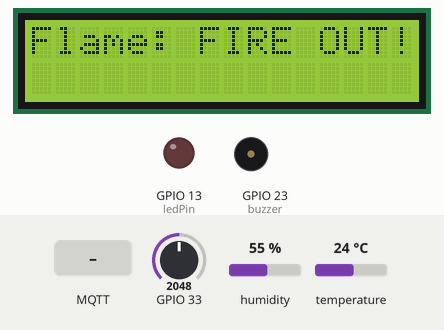
Simulated run of this sketch. Board: ESP32. Parts: 16×2 character LCD, output pins drawn as LEDs (lit = HIGH), buzzer (waves = sounding). The inputs (shaded band) are chosen by the test bench; at power-on: GPIO 33 = 2048, humidity 55 %, temperature 24 °C. WiFi joins after 1.5 s; servers stay silent unless stated; no MQTT or app messages arrive unless stated; what the sketch prints to the serial monitor is not drawn.

Above: at 2.7 s.
2.8 s: GPIO 33 set to 953
4.3 s: GPIO 33 set to 825
At 5.4 s:
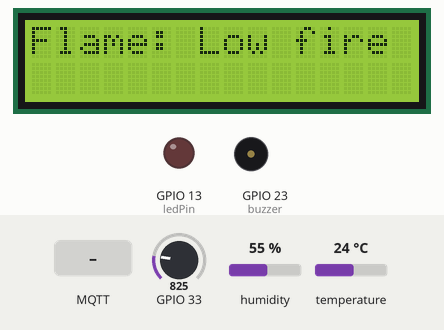
6.0 s: MQTT message "on" arrives on the first subscribed topic
At 6.75 s:
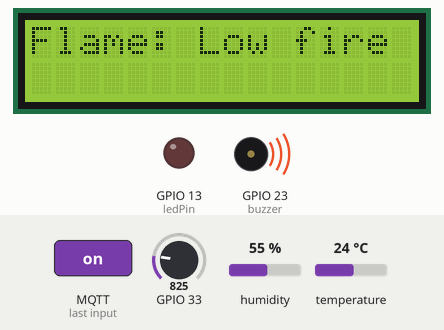
8.4 s: GPIO 33 set to 491
At 9.3 s:
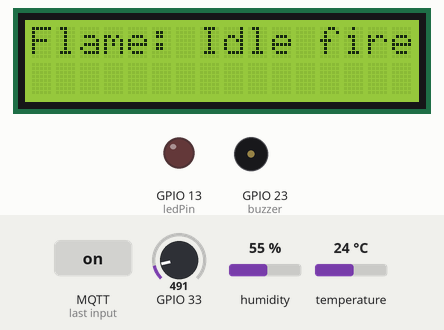
10.1 s: GPIO 33 set to 350
11.6 s: GPIO 33 set to 286
At 12.2 s:
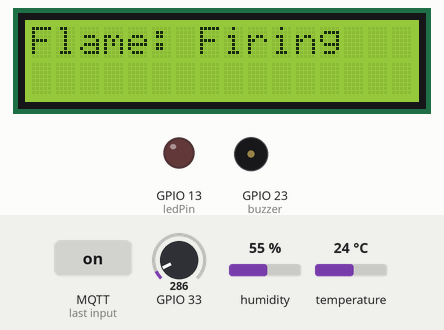
Timing chart, 0 to 14.2 s (numbered marks = the images above; inputs shaded):
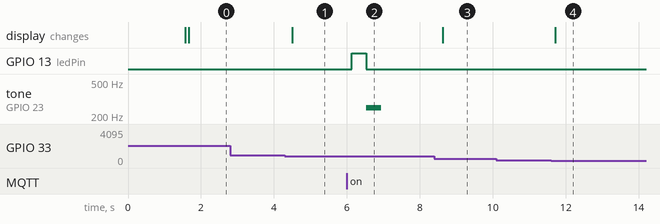

The sketch:

esp32-dht22.ino
```cpp
#include "DHTesp.h"
#include "PubSubClient.h"
#include <WiFi.h>
#include <ArduinoJson.h>
const char * MQTTServer = "broker.mqttdashboard.com";
const char * MQTT_Topic = "dht22/vlute/abc/19004184";
const char * MQTT_Topicget = "dht22/vlute/get/19004184";
const int DHT_PIN = 15;
const char * MQTT_ID = "";
//
const int minSurvive = 15; // minimum level for idle, below is outfire
const int idleLow = 20; // lowest reading for healthy idle
const int idleTarget = 30; // target reading for resting idle
const int firingLow = 70; // lowest reading for actively firing
const int firingHigh = 90; // reading for full firing
int flamelevel=0;
int Port = 1883;
DHTesp dhtSensor;
#include <LiquidCrystal_I2C.h>
LiquidCrystal_I2C LCD = LiquidCrystal_I2C(0x27, 16, 2);
//
float t,h;
int ledPin = 13;
WiFiClient espClient;
PubSubClient client(espClient);
void WIFIConnect() {
  Serial.println("Connecting to SSID: Wokwi-GUEST");
  WiFi.begin("Wokwi-GUEST", "");
  while (WiFi.status() != WL_CONNECTED) {
    delay(500);
    Serial.print(".");
  }
  Serial.println("");
  Serial.print("WiFi connected");
  Serial.print(", IP address: ");
  Serial.println(WiFi.localIP());

}
void MQTT_Reconnect() {
  while (!client.connected()) {
    if (client.connect(MQTT_ID)) {
      Serial.print("MQTT Topic: ");
      Serial.print(MQTT_Topic);
      Serial.print(" connected");
      client.subscribe(MQTT_Topicget);
      Serial.println("");

    } else {
      Serial.print("failed, rc=");
      Serial.print(client.state());
      Serial.println(" try again in 5 seconds");
      delay(5000);
    }
  }
}


void callback(char* topic, byte* message, unsigned int length) {
  Serial.print("Message arrived on topic: ");
  Serial.println(topic);
  Serial.print("Message: ");
  String stMessage;

  for (int i = 0; i < length; i++) {
    Serial.print((char)message[i]);
    stMessage += (char)message[i];
    if (stMessage == "on") {
    digitalWrite(ledPin, HIGH);
    delay(400);
    digitalWrite(ledPin, LOW);
    tone(23,250);
    delay(400);
    noTone(23);
  }
  else if (stMessage == "off") {
    noTone(23);
    digitalWrite(ledPin, LOW);

  }
  }
}

void setup() {
  Serial.begin(115200);
  dhtSensor.setup(DHT_PIN, DHTesp::DHT22);
  WIFIConnect();
  LCD.init();
  LCD.backlight();
  client.setServer(MQTTServer, Port);
  client.setCallback(callback);
  pinMode(ledPin, OUTPUT);
  pinMode(12, INPUT);
  pinMode(23, OUTPUT);
  LCD.clear();
  LCD.setCursor(0,0);
}
void toJsonObject(char * outputBuffer, size_t bufSize) {
  uint8_t fgPalette = 185;
  StaticJsonDocument<200> doc;
  JsonObject object = doc.to<JsonObject>();
  object["t"] = t;
  object["h"] = h;
  object["flame"] = flamelevel;
  serializeJson(doc, outputBuffer, bufSize);
}
void loop() {
  delay(10);
  if (!client.connected()) {
    MQTT_Reconnect();
  }
  client.loop();
  TempAndHumidity  data = dhtSensor.getTempAndHumidity();
  //Serial.println("Temp: " + String(data.temperature, 2) + "°C");
  t=data.temperature;
  h=data.humidity;
  char buffer[100];
  toJsonObject(buffer, sizeof(buffer));
  client.publish(MQTT_Topic, String(buffer).c_str());
  float analogValue = analogRead(33);
  flamelevel = map(analogValue, 0, 1024, 100, 0);
  LCD.setCursor(0, 0);
  LCD.print(F("Flame: "));
  if (flamelevel >= firingHigh) { // stoker is fully firing
    LCD.print("Full Fire");
  }

  if ((flamelevel >= firingLow) && (flamelevel < firingHigh)) { // stoker is firing
    LCD.print("Firing   ");
  }

  if ((flamelevel < firingLow) && (flamelevel > idleLow) ) {  // idle fire
    LCD.print("Idle fire ");
  }

  if ((flamelevel <= idleLow) && (flamelevel >= minSurvive) ) {  // low fire
    LCD.print("Low fire  ");
  }

  if (flamelevel < minSurvive) {  // fire out
    LCD.print("FIRE OUT! ");
    // send alert
  }
  delay(200);
}
```

Measured:
- the behaviour switches between 881 and 880 on GPIO 33 (found by bisection; images 0 and 1)
- the behaviour switches between 318 and 317 on GPIO 33 (found by bisection; images 3 and 4)
- after the input at 2.8 s, every drawn part: stays the same
- after the input at 4.3 s, the display: changes after 0.20 s (image 1)
- after the input at 6.0 s, GPIO 13 (ledPin): LOW → HIGH after 0.14 s, → LOW 0.40 s later; tone on GPIO 23 (buzzer): silent → 250 Hz after 0.54 s, → silent 0.40 s later
- after the input at 8.4 s, the display: changes after 0.22 s (image 3)
- after the input at 10.1 s, every drawn part: stays the same
- after the input at 11.6 s, the display: changes after 0.11 s (image 4)
